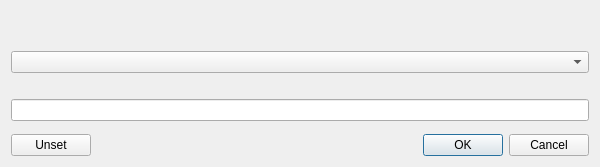
<?xml version="1.0" encoding="UTF-8"?>
<ui version="4.0">
 <class>OptionSetDialog</class>
 <widget class="QDialog" name="OptionSetDialog">
  <property name="geometry">
   <rect>
    <x>0</x>
    <y>0</y>
    <width>600</width>
    <height>150</height>
   </rect>
  </property>
  <property name="windowTitle">
   <string>Options</string>
  </property>
  <layout class="QVBoxLayout">
   <item>
    <widget class="QLabel" name="nameLabel"/>
   </item>
   <item>
    <widget class="QLabel" name="formatLabel">
     <property name="visible">
      <bool>false</bool>
     </property>
    </widget>
   </item>
   <item>
    <layout class="QVBoxLayout" name="comboBoxLayout">
     <item>
      <widget class="QComboBox" name="comboBox">
       <property name="visible">
        <bool>false</bool>
       </property>
      </widget>
     </item>
     <item>
      <widget class="QLabel" name="comboBoxHelpLabel">
       <property name="visible">
        <bool>false</bool>
       </property>
      </widget>
     </item>
    </layout>
   </item>
   <item>
    <widget class="QLineEdit" name="lineEdit">
     <property name="visible">
      <bool>false</bool>
     </property>
    </widget>
   </item>
   <item>
    <layout class="QVBoxLayout" name="checkBoxLayout"/>
   </item>
   <item>
    <spacer>
     <property name="orientation">
      <enum>Qt::Vertical</enum>
     </property>
    </spacer>
   </item>
   <item>
    <layout class="QHBoxLayout">
     <item>
      <widget class="QPushButton" name="unsetButton">
       <property name="text">
        <string>Unset</string>
       </property>
      </widget>
     </item>
     <item>
      <spacer>
       <property name="orientation">
        <enum>Qt::Horizontal</enum>
       </property>
      </spacer>
     </item>
     <item>
      <widget class="QDialogButtonBox" name="buttonBox">
       <property name="standardButtons">
        <set>QDialogButtonBox::Cancel|QDialogButtonBox::Ok</set>
       </property>
      </widget>
     </item>
    </layout>
   </item>
  </layout>
 </widget>
</ui>
